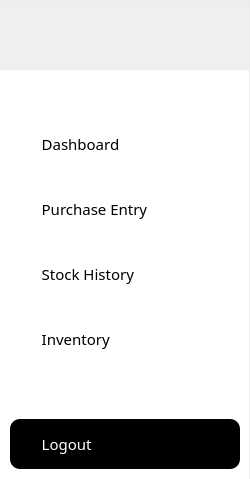
        <widget class="QWidget" name="widget_left_menu" native="true">
         <property name="sizePolicy">
          <sizepolicy hsizetype="Expanding" vsizetype="Expanding">
           <horstretch>0</horstretch>
           <verstretch>0</verstretch>
          </sizepolicy>
         </property>
         <property name="minimumSize">
          <size>
           <width>250</width>
           <height>0</height>
          </size>
         </property>
         <property name="maximumSize">
          <size>
           <width>250</width>
           <height>16777215</height>
          </size>
         </property>
         <property name="styleSheet">
          <string notr="true"/>
         </property>
         <layout class="QGridLayout" name="gridLayout_75">
          <property name="leftMargin">
           <number>0</number>
          </property>
          <property name="topMargin">
           <number>0</number>
          </property>
          <property name="rightMargin">
           <number>0</number>
          </property>
          <property name="bottomMargin">
           <number>0</number>
          </property>
          <property name="spacing">
           <number>0</number>
          </property>
          <item row="0" column="0">
           <widget class="QFrame" name="logo_frame">
            <property name="sizePolicy">
             <sizepolicy hsizetype="Expanding" vsizetype="Preferred">
              <horstretch>0</horstretch>
              <verstretch>0</verstretch>
             </sizepolicy>
            </property>
            <property name="minimumSize">
             <size>
              <width>0</width>
              <height>69</height>
             </size>
            </property>
            <property name="maximumSize">
             <size>
              <width>16777215</width>
              <height>69</height>
             </size>
            </property>
            <property name="styleSheet">
             <string notr="true">border-right: 1px solid #ebebea;
border-top: 1px solid #ebebea;
</string>
            </property>
            <property name="frameShape">
             <enum>QFrame::StyledPanel</enum>
            </property>
            <property name="frameShadow">
             <enum>QFrame::Raised</enum>
            </property>
            <layout class="QGridLayout" name="gridLayout_38">
             <item row="0" column="0">
              <widget class="QPushButton" name="pushButton_14">
               <property name="minimumSize">
                <size>
                 <width>0</width>
                 <height>0</height>
                </size>
               </property>
               <property name="maximumSize">
                <size>
                 <width>16777215</width>
                 <height>70</height>
                </size>
               </property>
               <property name="styleSheet">
                <string notr="true">border:none;
text-align:left;
</string>
               </property>
               <property name="text">
                <string/>
               </property>
               <property name="icon">
                <iconset resource="Icons/icons.qrc">
                 <normaloff>:/icons/logo.svg</normaloff>:/icons/logo.svg</iconset>
               </property>
               <property name="iconSize">
                <size>
                 <width>175</width>
                 <height>175</height>
                </size>
               </property>
              </widget>
             </item>
            </layout>
           </widget>
          </item>
          <item row="1" column="0" colspan="2">
           <widget class="QWidget" name="widget_top_menu" native="true">
            <property name="sizePolicy">
             <sizepolicy hsizetype="Expanding" vsizetype="Expanding">
              <horstretch>0</horstretch>
              <verstretch>0</verstretch>
             </sizepolicy>
            </property>
            <property name="maximumSize">
             <size>
              <width>16777215</width>
              <height>16777215</height>
             </size>
            </property>
            <property name="styleSheet">
             <string notr="true">background-color: white;
border-right: 1px solid #ebebea;
border-top: 1px solid #ebebea;</string>
            </property>
            <layout class="QVBoxLayout" name="verticalLayout_6">
             <property name="spacing">
              <number>15</number>
             </property>
             <property name="leftMargin">
              <number>10</number>
             </property>
             <property name="topMargin">
              <number>10</number>
             </property>
             <property name="rightMargin">
              <number>10</number>
             </property>
             <property name="bottomMargin">
              <number>10</number>
             </property>
             <item>
              <spacer name="verticalSpacer">
               <property name="orientation">
                <enum>Qt::Vertical</enum>
               </property>
               <property name="sizeType">
                <enum>QSizePolicy::Fixed</enum>
               </property>
               <property name="sizeHint" stdset="0">
                <size>
                 <width>20</width>
                 <height>40</height>
                </size>
               </property>
              </spacer>
             </item>
             <item>
              <widget class="QPushButton" name="btn_menu_1">
               <property name="minimumSize">
                <size>
                 <width>0</width>
                 <height>50</height>
                </size>
               </property>
               <property name="font">
                <font>
                 <family>Satoshi Medium</family>
                 <pointsize>11</pointsize>
                </font>
               </property>
               <property name="styleSheet">
                <string notr="true">QPushButton {
	color: black;
	background-color:white;
	border: none;
	text-align: left;
	padding-left: 20px;
}
QPushButton:hover {
	background-color: #f4f4f4;
	border-radius: 10px;
	text-align: left;
padding-left: 20px;
}


</string>
               </property>
               <property name="text">
                <string>   Dashboard</string>
               </property>
               <property name="icon">
                <iconset resource="Icons/icons.qrc">
                 <normaloff>:/icons/columns-gap.svg</normaloff>:/icons/columns-gap.svg</iconset>
               </property>
               <property name="iconSize">
                <size>
                 <width>20</width>
                 <height>20</height>
                </size>
               </property>
              </widget>
             </item>
             <item>
              <widget class="QPushButton" name="btn_menu_2">
               <property name="minimumSize">
                <size>
                 <width>0</width>
                 <height>50</height>
                </size>
               </property>
               <property name="font">
                <font>
                 <family>Satoshi Medium</family>
                 <pointsize>11</pointsize>
                </font>
               </property>
               <property name="styleSheet">
                <string notr="true">QPushButton {
	color: black;
	background-color:white;
	border: none;
	text-align: left;
	padding-left: 20px;
}
QPushButton:hover {
	background-color: #f4f4f4;
	border-radius: 10px;
	text-align: left;
padding-left: 20px;
}


</string>
               </property>
               <property name="text">
                <string>   Purchase Entry</string>
               </property>
               <property name="icon">
                <iconset resource="Icons/icons.qrc">
                 <normaloff>:/icons/cart3.svg</normaloff>:/icons/cart3.svg</iconset>
               </property>
               <property name="iconSize">
                <size>
                 <width>20</width>
                 <height>20</height>
                </size>
               </property>
              </widget>
             </item>
             <item>
              <widget class="QPushButton" name="btn_menu_3">
               <property name="minimumSize">
                <size>
                 <width>0</width>
                 <height>50</height>
                </size>
               </property>
               <property name="font">
                <font>
                 <family>Satoshi Medium</family>
                 <pointsize>11</pointsize>
                </font>
               </property>
               <property name="styleSheet">
                <string notr="true">QPushButton {
	color: black;
	background-color:white;
	border: none;
	text-align: left;
	padding-left: 20px;
}
QPushButton:hover {
	background-color: #f4f4f4;
	border-radius: 10px;
	text-align: left;
padding-left: 20px;
}


</string>
               </property>
               <property name="text">
                <string>   Stock History</string>
               </property>
               <property name="icon">
                <iconset resource="Icons/icons.qrc">
                 <normaloff>:/icons/archive.svg</normaloff>:/icons/archive.svg</iconset>
               </property>
               <property name="iconSize">
                <size>
                 <width>20</width>
                 <height>20</height>
                </size>
               </property>
              </widget>
             </item>
             <item>
              <widget class="QPushButton" name="btn_menu_4">
               <property name="minimumSize">
                <size>
                 <width>0</width>
                 <height>50</height>
                </size>
               </property>
               <property name="font">
                <font>
                 <family>Satoshi Medium</family>
                 <pointsize>11</pointsize>
                </font>
               </property>
               <property name="styleSheet">
                <string notr="true">QPushButton {
	color: black;
	background-color:white;
	border: none;
	text-align: left;
	padding-left: 20px;
}
QPushButton:hover {
	background-color: #f4f4f4;
	border-radius: 10px;
	text-align: left;
padding-left: 20px;
}


</string>
               </property>
               <property name="text">
                <string>   Inventory</string>
               </property>
               <property name="icon">
                <iconset resource="Icons/icons.qrc">
                 <normaloff>:/icons/box-seam.svg</normaloff>:/icons/box-seam.svg</iconset>
               </property>
               <property name="iconSize">
                <size>
                 <width>20</width>
                 <height>20</height>
                </size>
               </property>
              </widget>
             </item>
             <item>
              <spacer name="verticalSpacer_2">
               <property name="orientation">
                <enum>Qt::Vertical</enum>
               </property>
               <property name="sizeHint" stdset="0">
                <size>
                 <width>20</width>
                 <height>40</height>
                </size>
               </property>
              </spacer>
             </item>
             <item>
              <widget class="QPushButton" name="logout_btn">
               <property name="minimumSize">
                <size>
                 <width>0</width>
                 <height>50</height>
                </size>
               </property>
               <property name="font">
                <font>
                 <family>Satoshi Medium</family>
                 <pointsize>11</pointsize>
                </font>
               </property>
               <property name="styleSheet">
                <string notr="true">QPushButton {
	color: white;
	background-color:black;
	border: none;
	border-radius: 10px;
	text-align: left;
	padding-left: 20px;
}
QPushButton:hover {
	background-color: #191919;
	border-radius: 10px;
	text-align: left;
	padding-left: 20px;
}


</string>
               </property>
               <property name="text">
                <string>   Logout</string>
               </property>
               <property name="icon">
                <iconset resource="Icons/icons.qrc">
                 <normaloff>:/icons/exit.svg</normaloff>:/icons/exit.svg</iconset>
               </property>
               <property name="iconSize">
                <size>
                 <width>20</width>
                 <height>20</height>
                </size>
               </property>
              </widget>
             </item>
            </layout>
           </widget>
          </item>
         </layout>
        </widget>
